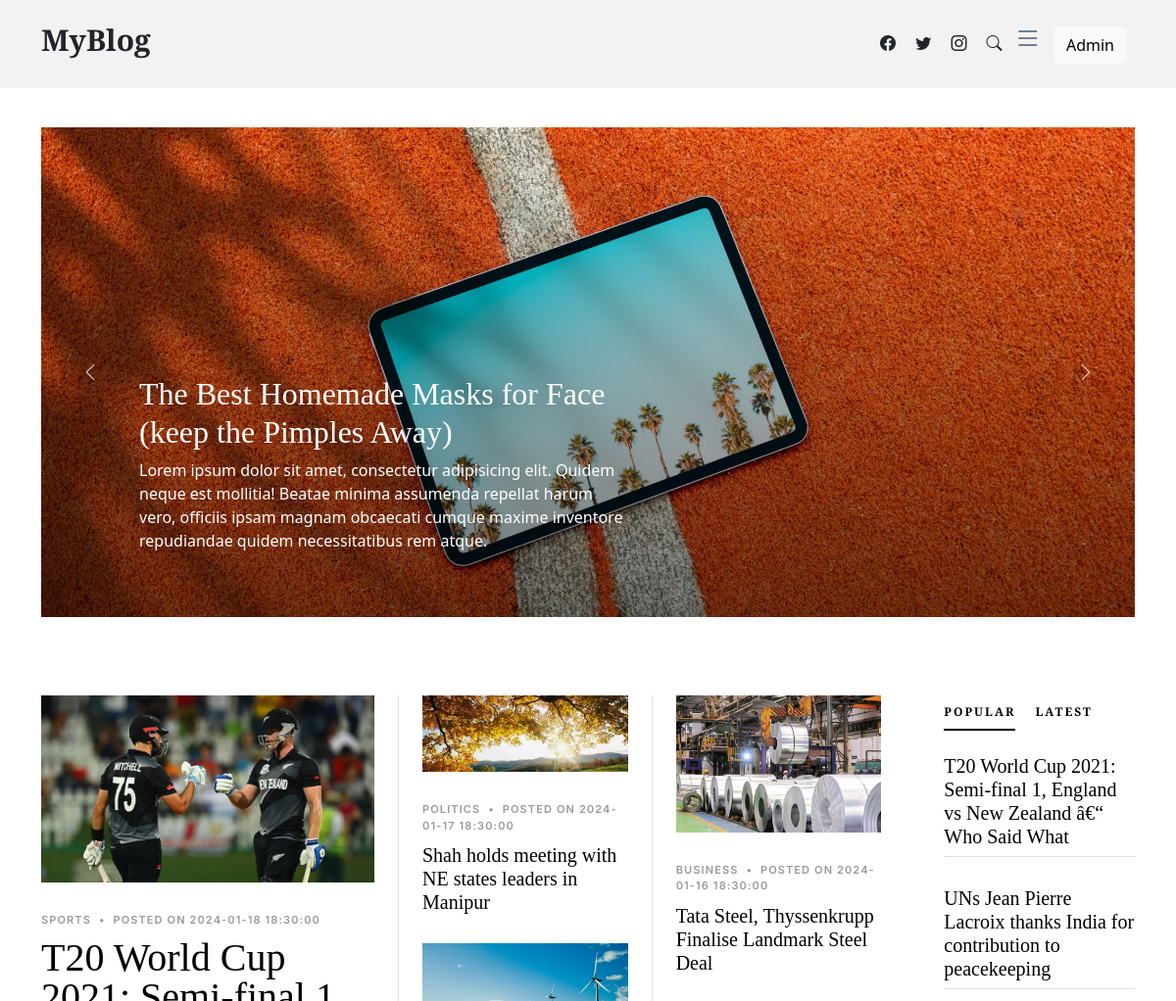
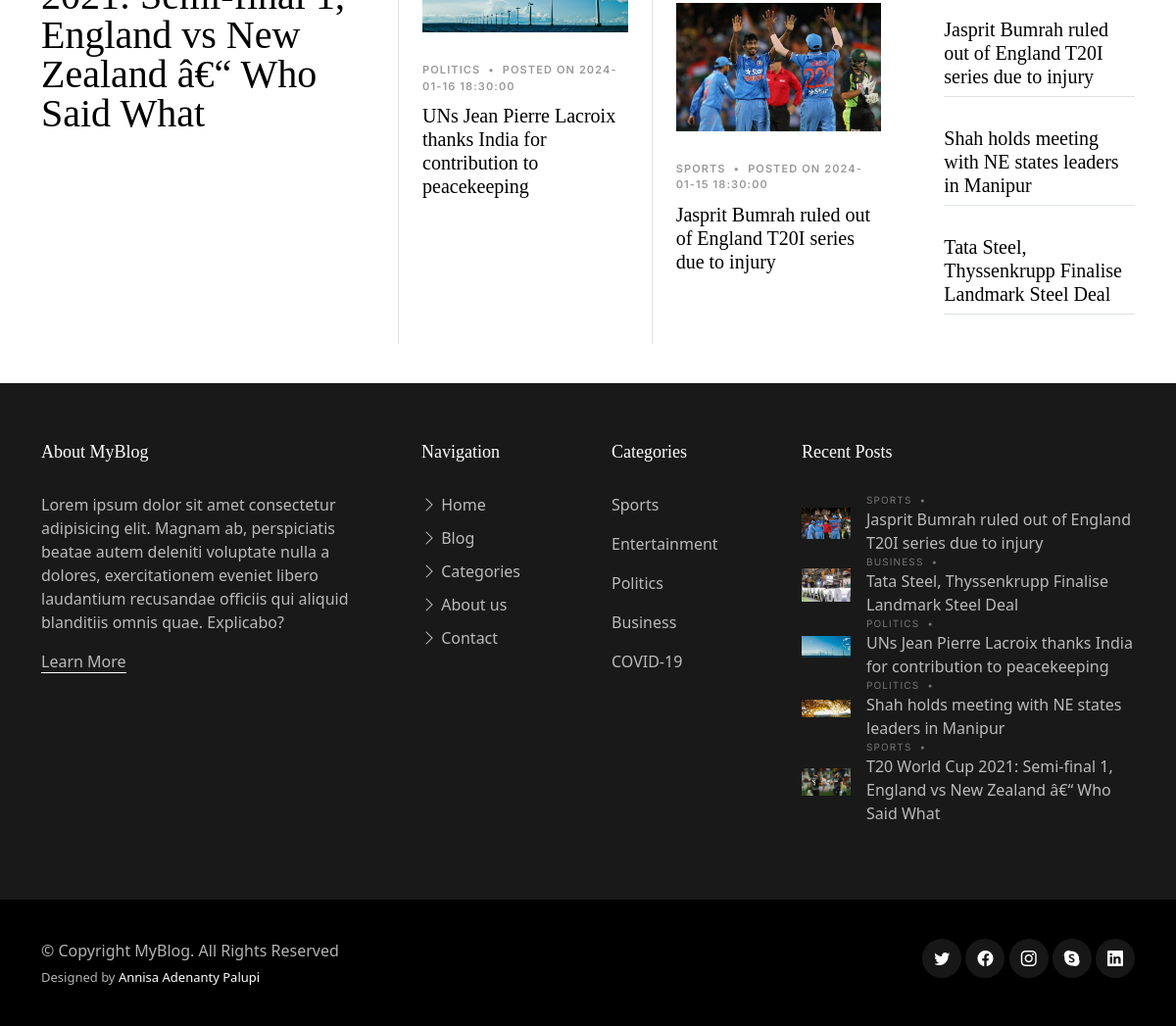
The page / on the database its author committed (2 pictures, top to bottom).
### tables this page shows
CREATE TABLE `tblposts` (
  `id` int NOT NULL,
  `PostTitle` longtext,
  `CategoryId` int DEFAULT NULL,
  `SubCategoryId` int DEFAULT NULL,
  `PostDetails` longtext,
  `PostingDate` timestamp NULL DEFAULT CURRENT_TIMESTAMP,
  `UpdationDate` timestamp NULL DEFAULT NULL ON UPDATE CURRENT_TIMESTAMP,
  `Is_Active` int DEFAULT NULL,
  `PostUrl` mediumtext,
  `PostImage` varchar(255) DEFAULT NULL,
  `viewCounter` int DEFAULT NULL,
  `postedBy` varchar(255) DEFAULT NULL,
  `lastUpdatedBy` varchar(255) DEFAULT NULL
);

CREATE TABLE `tblcategory` (
  `id` int NOT NULL,
  `CategoryName` varchar(200) DEFAULT NULL,
  `Description` mediumtext,
  `PostingDate` timestamp NULL DEFAULT CURRENT_TIMESTAMP,
  `UpdationDate` timestamp NULL DEFAULT NULL ON UPDATE CURRENT_TIMESTAMP,
  `Is_Active` int DEFAULT NULL
);

### index.php (the view, shortened to what this page needs)
<!DOCTYPE html>
<html lang="en">
  <head>
    <link
      href="zenblog/assets/vendor/bootstrap/css/bootstrap.min.css"
      rel="stylesheet"
    />
    <link
      href="zenblog/assets/vendor/bootstrap-icons/bootstrap-icons.css"
      rel="stylesheet"
    />
    <link href="zenblog/assets/vendor/swiper/swiper-bundle.min.css" rel="stylesheet" />
    <link
      href="zenblog/assets/vendor/glightbox/css/glightbox.min.css"
      rel="stylesheet"
    />
    <link href="zenblog/assets/vendor/aos/aos.css" rel="stylesheet" />
    <link href="zenblog/assets/css/main.css" rel="stylesheet" />
    <link href="zenblog/assets/css/variables.css" rel="stylesheet" />
  </head>
  <body>
    <?php
    include("header.php");
    ?>
    <main id="main">
      <section id="hero-slider" class="hero-slider">
        <div class="container-md" data-aos="fade-in">
          <div class="row">
            <div class="col-12">
              <div class="swiper sliderFeaturedPosts">
                <div class="swiper-wrapper">
                  <div class="swiper-slide">
                    <a
                      href="single-post.html"
                      class="img-bg d-flex align-items-end"
                      style="
                        background-image: url('zenblog/assets/img/post-slide-1.jpg');
                      "
                    >
                      <div class="img-bg-inner">
                        <h2>
                          The Best Homemade Masks for Face (keep the Pimples
                          Away)
                        </h2>
                        <p>
                          Lorem ipsum dolor sit amet, consectetur adipisicing
                          elit. Quidem neque est mollitia! Beatae minima
                          assumenda repellat harum vero, officiis ipsam magnam
                          obcaecati cumque maxime inventore repudiandae quidem
                          necessitatibus rem atque.
                        </p>
                      </div>
                    </a>
                  </div>
                </div>
                <div class="custom-swiper-button-next">
                  <span class="bi-chevron-right"></span>
                </div>
                <div class="custom-swiper-button-prev">
                  <span class="bi-chevron-left"></span>
                </div>
              </div>
            </div>
          </div>
        </div>
      </section>
      <section id="posts" class="posts">
        <div class="container" data-aos="fade-up">
          <div class="row g-5">
            <div class="col-lg-4">
              <?php
              if (isset($_GET['pageno'])) {
                $pageno = $_GET['pageno'];
                } else {
                    $pageno = 1;
                }
                $no_of_records_per_page = 1;
                $offset = ($pageno-1) * $no_of_records_per_page;
              $query=mysqli_query($con,"select tblposts.id as pid,tblposts.PostTitle as posttitle,tblposts.PostImage,tblcategory.CategoryName as category,tblcategory.id as cid,tblsubcategory.Subcategory as subcategory,tblposts.PostDetails as postdetails,tblposts.PostingDate as postingdate,tblposts.PostUrl as url from tblposts left join tblcategory on tblcategory.id=tblposts.CategoryId left join  tblsubcategory on  tblsubcategory.SubCategoryId=tblposts.SubCategoryId where tblposts.Is_Active=1 order by tblposts.id desc  LIMIT $offset, $no_of_records_per_page");
              while ($row=mysqli_fetch_array($query)) {
              ?>
                <div class="post-entry-1 lg">
                  <a href="single-post.php?nid=<?php echo htmlentities($row['pid'])?>"
                    ><img
                      src="admin/postimages/<?php echo htmlentities($row['PostImage']);?>"
                      alt=""
                      class="img-fluid"
                  /></a>
                  <div class="post-meta">
                    <span class="date"><?php echo htmlentities($row['category']);?></span>
                    <span class="mx-1">&bullet;</span> <span>Posted on <?php echo htmlentities($row['postingdate']);?></span>
                  </div>
                  <h2>
                    <a href="single-post.php?nid=<?php echo htmlentities($row['pid'])?>"
                      >
                      <?php echo htmlentities($row['posttitle']);?>
                      </a
                    >
                  </h2>
                </div>
                <?php }?>
              </div>
              <div class="col-lg-8">
                <div class="row g-5">
                  <div class="col-lg-4 border-start custom-border">
                    <?php
                    if (isset($_GET['pageno'])) {
                      $pageno = $_GET['pageno'];
                      } else {
                          $pageno = 1;
                      }
                      $no_of_records_per_page = 2;
                      if ($pageno == 1) {
                        $offset = 1;
                    } else {
                        $offset = ($pageno - 1) * $no_of_records_per_page + 1;
                    }
                    $query=mysqli_query($con,"select tblposts.id as pid,tblposts.PostTitle as posttitle,tblposts.PostImage,tblcategory.CategoryName as category,tblcategory.id as cid,tblsubcategory.Subcategory as subcategory,tblposts.PostDetails as postdetails,tblposts.PostingDate as postingdate,tblposts.PostUrl as url from tblposts left join tblcategory on tblcategory.id=tblposts.CategoryId left join  tblsubcategory on  tblsubcategory.SubCategoryId=tblposts.SubCategoryId where tblposts.Is_Active=1 order by tblposts.id desc  LIMIT $offset, $no_of_records_per_page");
                    while ($row=mysqli_fetch_array($query)) {
                    ?>
                    <div class="post-entry-1">
                      <a href="single-post.php?nid=<?php echo htmlentities($row['pid'])?>"
                        ><img
                          src="admin/postimages/<?php echo htmlentities($row['PostImage']);?>"
                          alt=""
                          class="img-fluid"
                      /></a>
                      <div class="post-meta">
                        <span class="date"><?php echo htmlentities($row['category']);?></span>
                        <span class="mx-1">&bullet;</span>
                        <span>Posted on <?php echo htmlentities($row['postingdate']);?></span>
                      </div>
                      <h2>
                        <a href="single-post.php?nid=<?php echo htmlentities($row['pid'])?>"
                          ><?php echo htmlentities($row['posttitle']);?></a
                        >
                      </h2>
                    </div>
                    <?php }?>
                  </div>
                  <div class="col-lg-4 border-start custom-border">
                  <?php
                    if (isset($_GET['pageno'])) {
                      $pageno = $_GET['pageno'];
                      } else {
                          $pageno = 1;
                      }
                      $no_of_records_per_page = 2;
                      if ($pageno == 1) {
                        $offset = 3;
                    } else {
                        $offset = 3 + ($pageno - 1) * $no_of_records_per_page;
                    }
                    $query=mysqli_query($con,"select tblposts.id as pid,tblposts.PostTitle as posttitle,tblposts.PostImage,tblcategory.CategoryName as category,tblcategory.id as cid,tblsubcategory.Subcategory as subcategory,tblposts.PostDetails as postdetails,tblposts.PostingDate as postingdate,tblposts.PostUrl as url from tblposts left join tblcategory on tblcategory.id=tblposts.CategoryId left join  tblsubcategory on  tblsubcategory.SubCategoryId=tblposts.SubCategoryId where tblposts.Is_Active=1 order by tblposts.id desc  LIMIT $offset, $no_of_records_per_page");
                    while ($row=mysqli_fetch_array($query)) {
                    ?>
                    <div class="post-entry-1">
                      <a href="single-post.php?nid=<?php echo htmlentities($row['pid'])?>"
                        ><img
                          src="admin/postimages/<?php echo htmlentities($row['PostImage']);?>"
                          alt=""
                          class="img-fluid"
                      /></a>
                      <div class="post-meta">
                        <span class="date"><?php echo htmlentities($row['category']);?></span>
                        <span class="mx-1">&bullet;</span>
                        <span>Posted on <?php echo htmlentities($row['postingdate']);?></span>
                      </div>
                      <h2>
                        <a href="single-post.php?nid=<?php echo htmlentities($row['pid'])?>"
                          ><?php echo htmlentities($row['posttitle']);?></a
                        >
                      </h2>
                    </div>
                    <?php }?>
                  </div>
                  <div class="col-lg-4">
                    <div class="aside-block ms-3">
                      <ul
                        class="nav nav-pills custom-tab-nav mb-4"
                        id="pills-tab"
                        role="tablist"
                        >
                        <li class="nav-item" role="presentation">
                          <button
                            class="nav-link active"
                            id="pills-popular-tab"
                            data-bs-toggle="pill"
                            data-bs-target="#pills-popular"
                            type="button"
                            role="tab"
                            aria-controls="pills-popular"
                            aria-selected="true"
                          >
                            Popular
                          </button>
                        </li>
                        <li class="nav-item" role="presentation">
                          <button
                            class="nav-link"
                            id="pills-latest-tab"
                            data-bs-toggle="pill"
                            data-bs-target="#pills-latest"
                            type="button"
                            role="tab"
                            aria-controls="pills-latest"
                            aria-selected="false"
                          >
                            Latest
                          </button>
                        </li>
                      </ul>
                      <div class="tab-content" id="pills-tabContent">
                        <?php
                        $query1 = mysqli_query($con, "SELECT tblposts.id as pid, tblposts.PostTitle as posttitle FROM tblposts LEFT JOIN tblcategory ON tblcategory.id=tblposts.CategoryId LEFT JOIN tblsubcategory ON tblsubcategory.SubCategoryId=tblposts.SubCategoryId ORDER BY viewCounter DESC LIMIT 5");
                        ?>
                        <div class="tab-pane fade show active" id="pills-popular" role="tabpanel" aria-labelledby="pills-popular-tab">
                          <?php while ($result = mysqli_fetch_array($query1)) { ?>
                            <div class="post-entry-1 border-bottom">
                              <h2 class="mb-2">
                                <a href="single-post.php?nid=<?php echo htmlentities($result['pid']) ?>">
                                  <?php echo htmlentities($result['posttitle']); ?>
                                </a>
                              </h2>
                            </div>
                          <?php } ?>
                        </div>
                      </div>
                    </div>
                  </div>
                </div>
              </div>
            </div>
          </div>
      </section>
    </main>
     <?php
     include ("footer.php");
     ?>
  </body>
</html>

### footer.php
<footer id="footer" class="footer">
<div class="footer-content">
  <div class="container">
    <div class="row g-5">
      <div class="col-lg-4">
        <h3 class="footer-heading">About MyBlog</h3>
        <p>Lorem ipsum dolor sit amet consectetur adipisicing elit. Magnam ab, perspiciatis beatae autem deleniti voluptate nulla a dolores, exercitationem eveniet libero laudantium recusandae officiis qui aliquid blanditiis omnis quae. Explicabo?</p>
        <p><a href="about.php" class="footer-link-more">Learn More</a></p>
      </div>
      <div class="col-6 col-lg-2">
        <h3 class="footer-heading">Navigation</h3>
        <ul class="footer-links list-unstyled">
          <li><a href="index.php"><i class="bi bi-chevron-right"></i> Home</a></li>
          <li><a href="index.php"><i class="bi bi-chevron-right"></i> Blog</a></li>
          <li><a href="category.php"><i class="bi bi-chevron-right"></i> Categories</a></li>
          <li><a href="about.php"><i class="bi bi-chevron-right"></i> About us</a></li>
          <li><a href="contact.php"><i class="bi bi-chevron-right"></i> Contact</a></li>
        </ul>
      </div>
      <div class="col-6 col-lg-2">
        <h3 class="footer-heading">Categories</h3>
        <?php $query=mysqli_query($con,"select id,CategoryName from tblcategory");
                while($row=mysqli_fetch_array($query))
                {
                ?>
        <ul class="footer-links list-unstyled">
          <li><a href="zenblog/category.php?catid=<?php echo htmlentities($row['id'])?>"><?php echo htmlentities($row['CategoryName']);?>
          </a></li>
        </ul>
        <?php } ?>
      </div>
      <div class="col-lg-4">
        <h3 class="footer-heading">Recent Posts</h3>
        <ul class="footer-links footer-blog-entry list-unstyled">
          <li>
          <?php
                        $query=mysqli_query($con,"select tblposts.id as pid,tblposts.PostTitle as posttitle, tblposts.PostImage as postimage, tblcategory.CategoryName as category from tblposts left join tblcategory on tblcategory.id=tblposts.CategoryId left join  tblsubcategory on  tblsubcategory.SubCategoryId=tblposts.SubCategoryId limit 8");
                        while ($row=mysqli_fetch_array($query)) {
                        ?>
            <a href="single-post.html" class="d-flex align-items-center">
              <img src="admin/postimages/<?php echo htmlentities($row['postimage']);?>" alt="" class="img-fluid me-3">
              <div>
                <div class="post-meta d-block"><span class="date"><?php echo htmlentities($row['category']);?></span> <span class="mx-1">&bullet;</span></div>
                <span><?php echo htmlentities($row['posttitle']);?></span>
              </div>
            </a>
            <?php } ?>
          </li>
        </ul>
      </div>
    </div>
  </div>
</div>
<div class="footer-legal">
  <div class="container">
    <div class="row justify-content-between">
      <div class="col-md-6 text-center text-md-start mb-3 mb-md-0">
        <div class="copyright">
          © Copyright <strong><span>MyBlog</span></strong>. All Rights Reserved
        </div>
        <div class="credits">
          Designed by <a>Annisa Adenanty Palupi</a>
        </div>
      </div>
      <div class="col-md-6">
        <div class="social-links mb-3 mb-lg-0 text-center text-md-end">
          <a href="#" class="twitter"><i class="bi bi-twitter"></i></a>
          <a href="#" class="facebook"><i class="bi bi-facebook"></i></a>
          <a href="#" class="instagram"><i class="bi bi-instagram"></i></a>
          <a href="#" class="google-plus"><i class="bi bi-skype"></i></a>
          <a href="#" class="linkedin"><i class="bi bi-linkedin"></i></a>
        </div>
      </div>
    </div>
  </div>
</div>
</footer>

### rows shown on the page
tblposts: PostImage (picture), CategoryId.CategoryName "SPORTS", PostingDate "2024-01-18 18:30:00", PostTitle "T20 World Cup 2021: Semi-final 1, England vs New Zealand â€“ Who Said What"
tblposts: PostImage (picture), CategoryId.CategoryName "POLITICS", PostingDate "2024-01-17 18:30:00", PostTitle "Shah holds meeting with NE states leaders in Manipur"
tblposts: PostImage (picture), CategoryId.CategoryName "POLITICS", PostingDate "2024-01-16 18:30:00", PostTitle "UNs Jean Pierre Lacroix thanks India for contribution to peacekeeping"
tblposts: PostImage (picture), CategoryId.CategoryName "BUSINESS", PostingDate "2024-01-16 18:30:00", PostTitle "Tata Steel, Thyssenkrupp Finalise Landmark Steel Deal"
tblposts: PostImage (picture), CategoryId.CategoryName "SPORTS", PostingDate "2024-01-15 18:30:00", PostTitle "Jasprit Bumrah ruled out of England T20I series due to injury"
tblcategory: CategoryName "Sports"
tblcategory: CategoryName "Entertainment"
tblcategory: CategoryName "Politics"
tblcategory: CategoryName "Business"
tblcategory: CategoryName "COVID-19"
